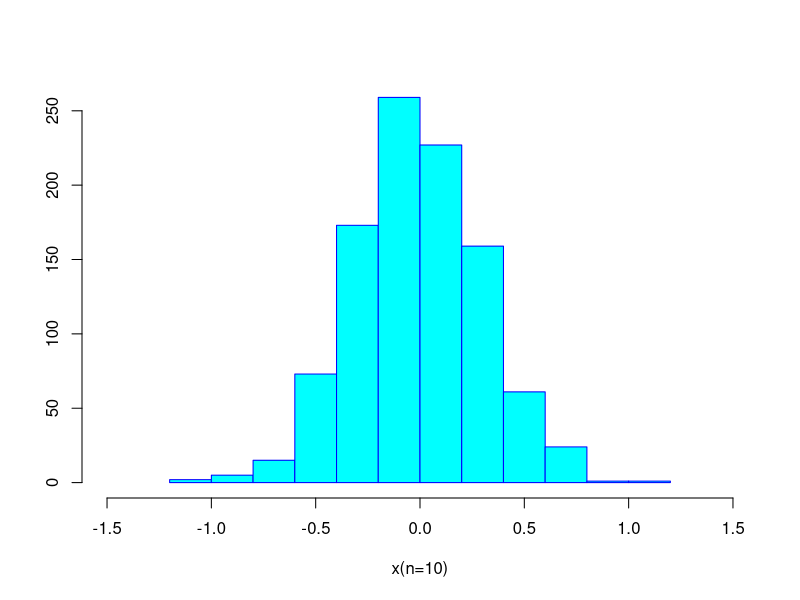
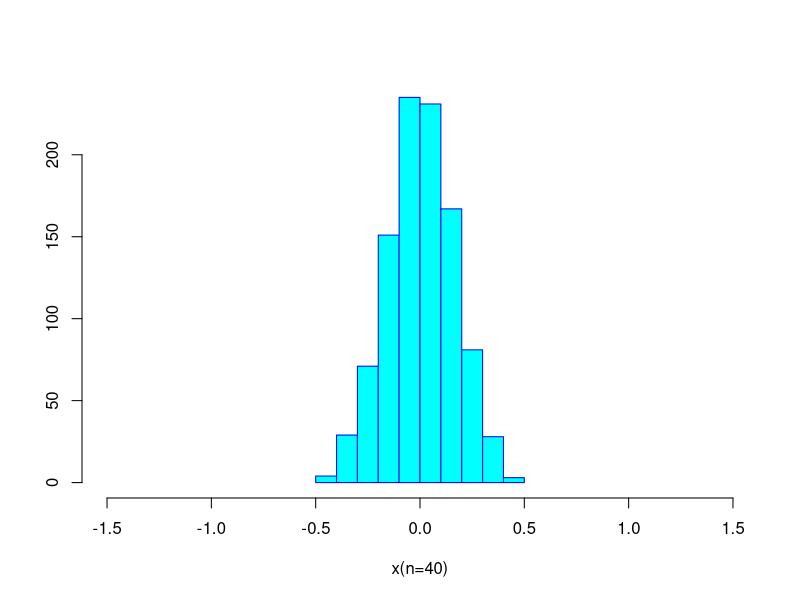

Recreate these plots in R, in order.
m10 <- rep(NA, 1000) #결측값 NA 1000개로 구성된 벡터를 만든다. 
m40 <- rep(NA, 1000)

set.seed(9) #난수 생성의 초깃값을 9로 고정 한다. 

for ( i in 1:1000){ #1부터 1000으로 생성되는 벡터의 원소 수만큼 반복문을 만든다. 
  m10[i]<-mean(rnorm(10)) #표본분포로부터 10개의 표본을 추출하고 그 평균을 m10 i번째 원소에 저장
  m40[i]<-mean(rnorm(40)) #표본분포로부터 40개의 표본을 추출하고 그 평균을 m40 i번째 원소에 저자
}

options(digits=4) #출력물의 자릿수를 4로 합니다. 
c(mean(m10),sd(m10)) #m10의 평균과 표준편차를 구하여 하나의 벡터로 출력합니다. 
c(mean(m40),sd(m40))

hist(m10, xlim=c(-1.5, 1.5),main="",xlab="x(n=10)",ylab="",col="cyan",border="blue")
#m10에 대하여 histogram을 그립니다. 

hist(m40, xlim=c(-1.5, 1.5),main="",xlab="x(n=40)",ylab="",col="cyan",border="blue")



